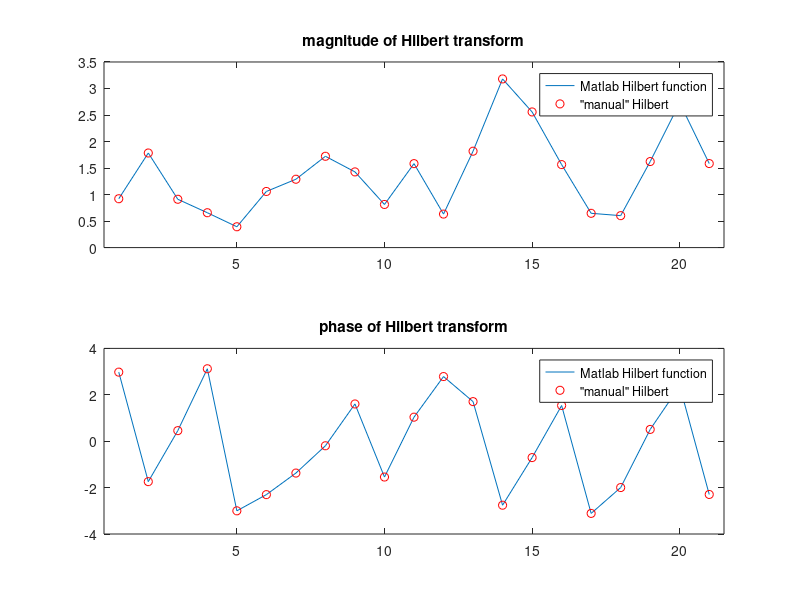

Source code (MATLAB): (Note: this script raises an error after producing the figure.)
%% mikexcohen.com

%% the FFT-based hilbert transform

% generate random numbers
n = 21;
randomnumbers = randn(n,1);

% take FFT
f = fft(randomnumbers);
% create a copy that is multiplied by the complex operator
complexf = 1i*f;

% find indices of positive and negative frequencies
posF = 2:floor(n/2)+mod(n,2);
negF = ceil(n/2)+1+~mod(n,2):n;

% rotate Fourier coefficients
% (note 1: this works by computing the iAsin(2pft) component, i.e., the phase quadrature)
% (note 2: positive frequencies are rotated counter-clockwise; negative frequencies are rotated clockwise)
f(posF) = f(posF) + -1i*complexf(posF);
f(negF) = f(negF) +  1i*complexf(negF);
% The next two lines are an alternative and slightly faster method. 
% The book explains why this is equivalent to the previous two lines.
% f(posF) = f(posF)*2;
% f(negF) = f(negF)*0;

% take inverse FFT
hilbertx = ifft(f);

% compare with Matlab function hilbert
hilbertm = hilbert(randomnumbers);

% plot results
figure(1), clf
subplot(211)
plot(abs(hilbertm))
hold on
plot(abs(hilbertx),'ro')
set(gca,'xlim',[.5 n+.5])
legend({'Matlab Hilbert function';'"manual" Hilbert'})
title('magnitude of Hilbert transform')

subplot(212)
plot(angle(hilbertm))
hold on
plot(angle(hilbertx),'ro')
set(gca,'xlim',[.5 n+.5])
legend({'Matlab Hilbert function';'"manual" Hilbert'})
title('phase of Hilbert transform')

%% try with real data

load sampleEEGdata

% ERP, and its hilbert transform
erp  = squeeze(mean(EEG.data(48,:,:),3));
erpH = hilbert(erp);

figure(2), clf

% plot ERP and real part of Hilbert transformed ERP
subplot(311)
plot(EEG.times,erp), hold on
plot(EEG.times,real(erpH),'r')
legend({'ERP';'real(hilbert(erp))'})

% plot ERP and magnitude
subplot(312)
plot(EEG.times,erp), hold on
plot(EEG.times,abs(erpH),'r')
legend({'ERP';'abs(hilbert(erp))'})

% plot ERP and phase angle time series
subplot(313)
plot(EEG.times,erp), hold on
plot(EEG.times,angle(erpH),'r')
legend({'ERP';'angle(hilbert(erp))'})
xlabel('Time (ms)'), ylabel('Voltage or radians')



% plot as 3d line
figure(3), clf
plot3(EEG.times,real(erpH),imag(erpH))
xlabel('Time (ms)'), ylabel('Real part'), zlabel('Imaginary part')
axis tight
rotate3d

%% done.

